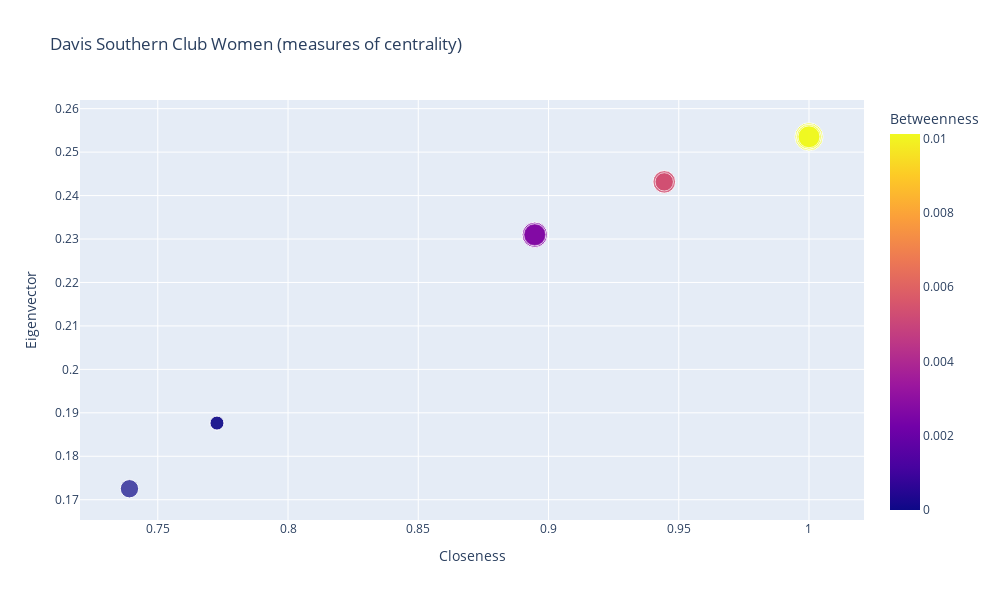

Source (notebook cell):
### Code cell
fig = px.scatter(df, x="Closeness", y="Eigenvector", size="Degree", color="Betweenness", 
                    hover_name="name", width=1000, height=600, title="Davis Southern Club Women (measures of centrality)")
fig.show()

### Figure 1 — Plotly figure (JSON) as saved in the notebook; plotly's stock layout.template omitted (floating-point values rounded to 4 significant figures)
{"data": [{"hovertemplate": "<b>%{hovertext}</b><br><br>Closeness=%{x}<br>Eigenvector=%{y}<br>Degree=%{marker.size}<br>Betweenness=%{marker.color}<extra></extra>", "hovertext": ["Evelyn Jefferson", "Laura Mandeville", "Theresa Anderson", "Brenda Rogers", "Charlotte McDowd", "Frances Anderson", "Eleanor Nye", "Pearl Oglethorpe", "Ruth DeSand", "Verne Sanderson", "Myra Liddel", "Katherina Rogers", "Sylvia Avondale", "Nora Fayette", "Helen Lloyd", "Dorothy Murchison", "Olivia Carleton", "Flora Price"], "legendgroup": "", "marker": {"color": [0.01012, 0.002674, 0.01012, 0.002674, 0, 0.002674, 0.002674, 0.005348, 0.01012, 0.01012, 0.005348, 0.005348, 0.01012, 0.01012, 0.01012, 0.005348, 0, 0], "coloraxis": "coloraxis", "size": [50, 45, 57, 46, 24, 32, 36, 31, 40, 38, 33, 37, 46, 43, 34, 24, 14, 14], "sizemode": "area", "sizeref": 0.1425, "symbol": "circle"}, "mode": "markers", "name": "", "orientation": "v", "showlegend": false, "type": "scatter", "x": [1, 0.8947, 1, 0.8947, 0.7391, 0.8947, 0.8947, 0.9444, 1, 1, 0.9444, 0.9444, 1, 1, 1, 0.9444, 0.7727, 0.7727], "xaxis": "x", "y": [0.2535, 0.231, 0.2535, 0.231, 0.1725, 0.231, 0.231, 0.2432, 0.2535, 0.2535, 0.2432, 0.2432, 0.2535, 0.2535, 0.2535, 0.2432, 0.1876, 0.1876], "yaxis": "y"}], "layout": {"coloraxis": {"colorbar": {"title": {"text": "Betweenness"}}, "colorscale": [[0, "#0d0887"], [0.1111, "#46039f"], [0.2222, "#7201a8"], [0.3333, "#9c179e"], [0.4444, "#bd3786"], [0.5556, "#d8576b"], [0.6667, "#ed7953"], [0.7778, "#fb9f3a"], [0.8889, "#fdca26"], [1, "#f0f921"]]}, "height": 600, "legend": {"itemsizing": "constant", "tracegroupgap": 0}, "title": {"text": "Davis Southern Club Women (measures of centrality)"}, "width": 1000, "xaxis": {"anchor": "y", "autorange": true, "domain": [0, 1], "range": [0.7201, 1.021], "title": {"text": "Closeness"}, "type": "linear"}, "yaxis": {"anchor": "x", "autorange": true, "domain": [0, 1], "range": [0.1653, 0.262], "title": {"text": "Eigenvector"}, "type": "linear"}}}
